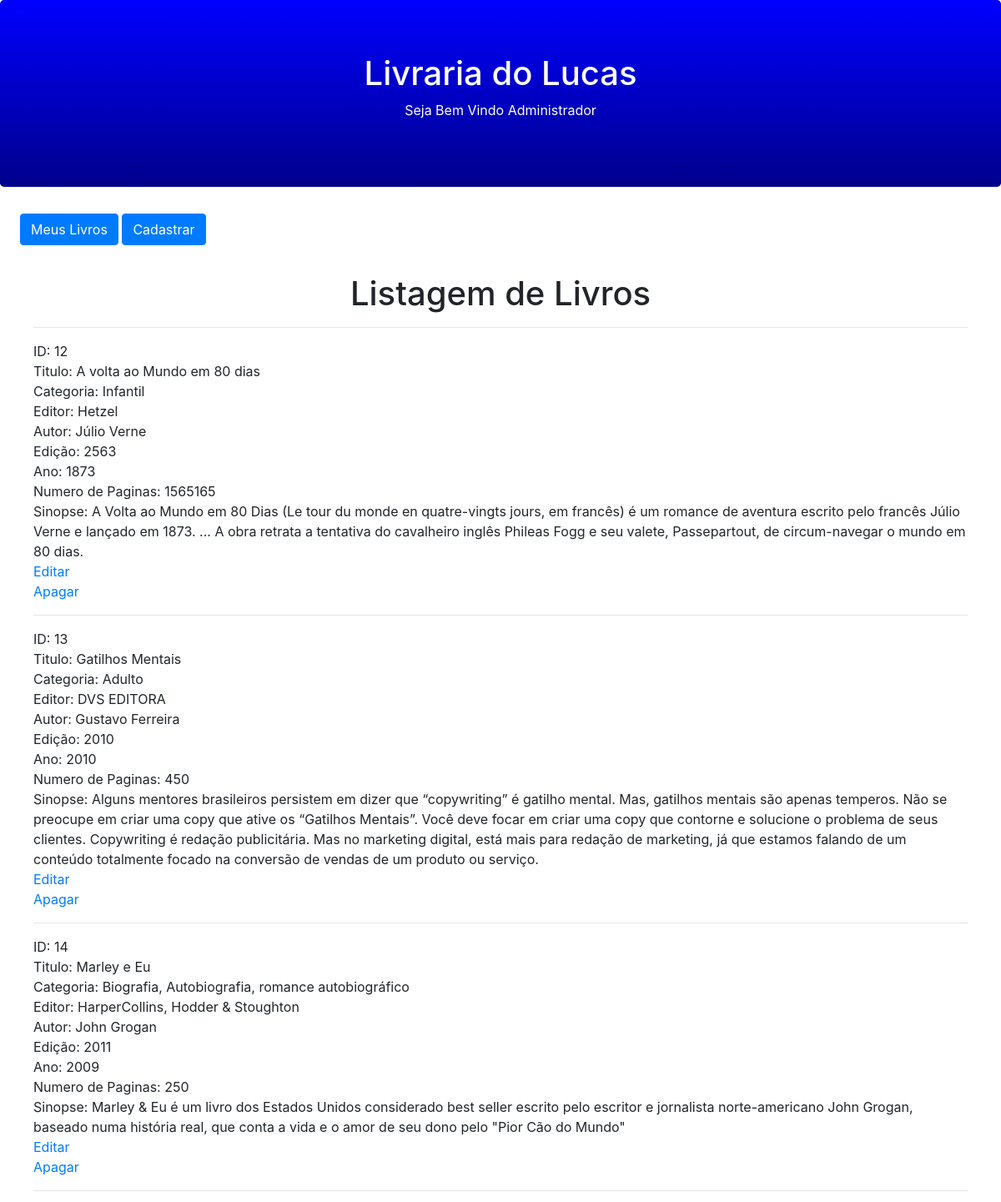
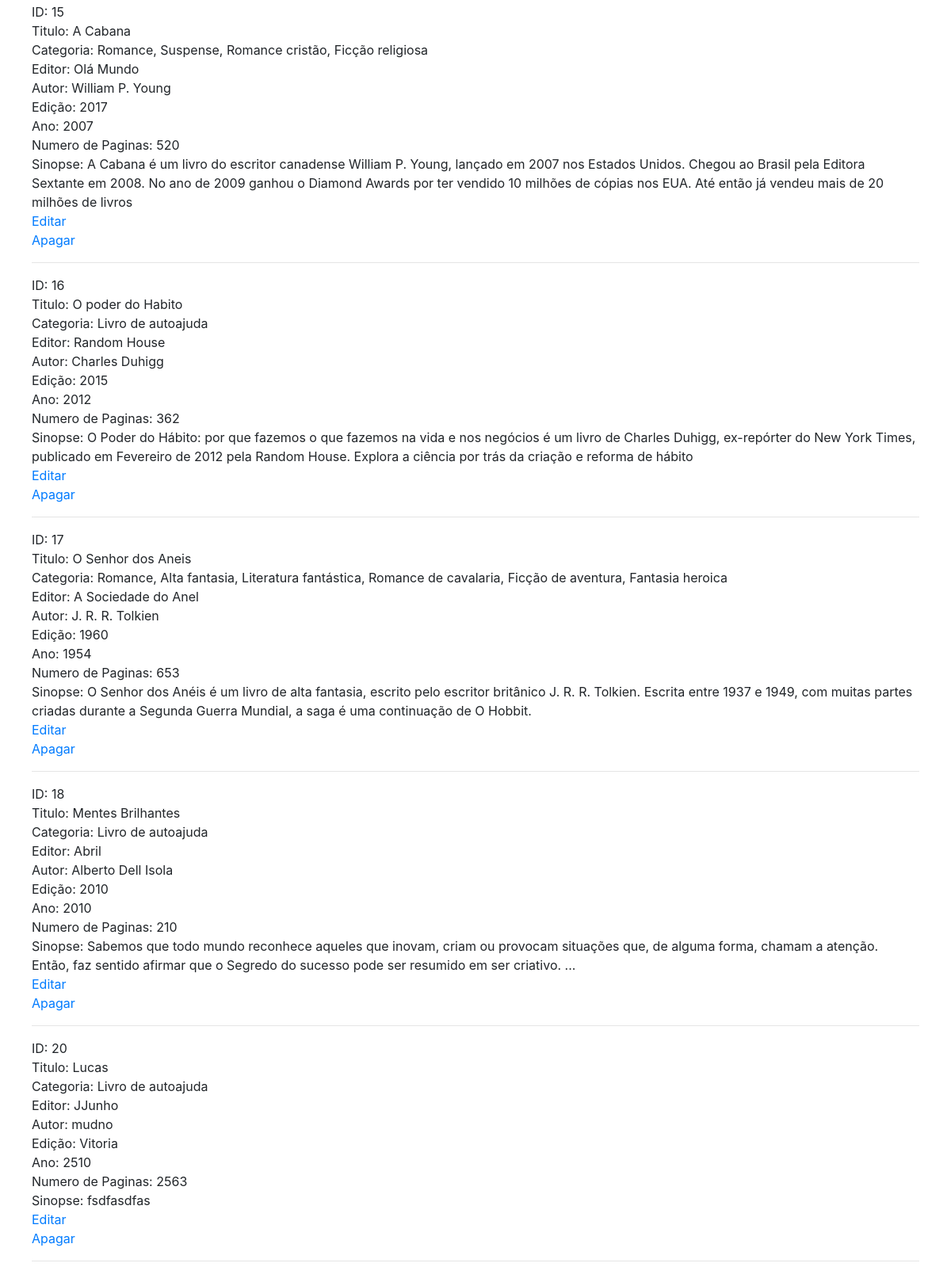
Page /livros2.php on the committed database (2 pictures, top to bottom).
### tables this page shows
CREATE TABLE `livraria` (
  `id` int(11) NOT NULL,
  `titulo` varchar(220) NOT NULL,
  `categoria` varchar(220) NOT NULL,
  `sinopse` varchar(1000) NOT NULL,
  `editora` varchar(100) NOT NULL,
  `autor` varchar(100) NOT NULL,
  `edicao` varchar(100) NOT NULL,
  `ano` varchar(100) NOT NULL,
  `num_paginas` varchar(100) NOT NULL,
  `imagem` varchar(100) NOT NULL,
  `created` datetime NOT NULL,
  `modified` datetime DEFAULT NULL
);

### livros2.php (the view, shortened to what this page needs)
<?php
include_once("conexao.php");
?>
<!DOCTYPE html>
<html lang="pt-br">
<head>
        <link rel="stylesheet" href="https://maxcdn.bootstrapcdn.com/bootstrap/4.1.3/css/bootstrap.min.css">
        <div class="jumbotron header text-center">
            <h1>Livraria do Lucas</h1>
            <p>Seja Bem Vindo Administrador</p>
        </div>
        <div id="menu text-center">
            <ul class="nav ml-4">
                <li class="nav-item">
                <a href="index.php" class="btn btn-primary" role="button">Meus Livros</a>
                <a href="cadastro.php" class="btn btn-primary" role="button">Cadastrar</a>
                </li>
            </ul>
        </div>
        <br>
    </head>
	<body>
        <div class="container theme-showcase" role="main">
        <div class="page-header">
				<center><h1>Listagem de Livros</h1></center>
                <hr>
			</div>
			<?php
			$pagina_atual = filter_input(INPUT_GET,'pagina', FILTER_SANITIZE_NUMBER_INT);
			$pagina = (!empty($pagina_atual)) ? $pagina_atual : 1;
			$qnt_result_pg = 30;
			$inicio = ($qnt_result_pg * $pagina) - $qnt_result_pg;
			$result_livros = "SELECT * FROM livraria LIMIT $inicio, $qnt_result_pg";
			$resultado_livros = mysqli_query($conn, $result_livros);
			while($row_livros = mysqli_fetch_assoc($resultado_livros)){
				echo "ID: " . $row_livros['id'] . "<br>";
                echo "Titulo: " . $row_livros['titulo'] . "<br>";
                echo "Categoria: " . $row_livros['categoria'] . "<br>";
                echo "Editor: " . $row_livros['editora'] . "<br>";
                echo "Autor: " . $row_livros['autor'] . "<br>";
                echo "Edição: " . $row_livros['edicao'] . "<br>";
                echo "Ano: " . $row_livros['ano'] . "<br>";
                echo "Numero de Paginas: " . $row_livros['num_paginas'] . "<br>";
				echo "Sinopse: " . $row_livros['sinopse'] . "<br>";
				echo "<a href='edit_livro.php?id=" . $row_livros['id'] . "'>Editar</a><br>";
				echo "<a href='proc_apagar_usuario.php?id=" . $row_livros['id'] . "' data-confirm='Tem certeza de que deseja excluir o item selecionado?'>Apagar</a><br><hr>";
            }
		?>
		</div>
	</body>
</html>

### livros2.php (style rules this page uses)
.jumbotron.header { background-color: blue; color: white; background-image: linear-gradient(blue, #00008B); }
div.container { padding: 10px; }

### rows in the picture
livraria: id "12", titulo "A volta ao Mundo em 80 dias", categoria "Infantil", editora "Hetzel", autor "Júlio Verne", edicao "2563", ano "1873", num_paginas "1565165", sinopse "A Volta ao Mundo em 80 Dias (Le tour du monde en quatre-vingts jours, em francês) é um romance de aventura escrito pelo francês Júlio Verne e lançado em 1873. ... A obra retrata a tentativa do cavalheiro inglês Phileas Fogg e seu valete, Passepartout, de circum-navegar o mundo em 80 dias."
livraria: id "13", titulo "Gatilhos Mentais", categoria "Adulto", editora "DVS EDITORA", autor "Gustavo Ferreira", edicao "2010", ano "2010", num_paginas "450", sinopse "Alguns mentores brasileiros persistem em dizer que “copywriting” é gatilho mental. Mas, gatilhos mentais são apenas temperos. Não se preocupe em criar uma copy que ative os “Gatilhos Mentais”. Você deve focar em criar uma copy que contorne e solucione o problema de seus clientes. Copywriting é redação publicitária. Mas no marketing digital, está mais para redação de marketing, já que estamos falando de um conteúdo totalmente focado na conversão de vendas de um produto ou serviço."
livraria: id "14", titulo "Marley e Eu", categoria "Biografia, Autobiografia, romance autobiográfico", editora "HarperCollins, Hodder & Stoughton", autor "John Grogan", edicao "2011", ano "2009", num_paginas "250", sinopse "Marley & Eu é um livro dos Estados Unidos considerado best seller escrito pelo escritor e jornalista norte-americano John Grogan, baseado numa história real, que conta a vida e o amor de seu dono pelo \"Pior Cão do Mundo\""
livraria: id "15", titulo "A Cabana", categoria "Romance, Suspense, Romance cristão, Ficção religiosa", editora "Olá Mundo", autor "William P. Young", edicao "2017", ano "2007", num_paginas "520", sinopse "A Cabana é um livro do escritor canadense William P. Young, lançado em 2007 nos Estados Unidos. Chegou ao Brasil pela Editora Sextante em 2008. No ano de 2009 ganhou o Diamond Awards por ter vendido 10 milhões de cópias nos EUA. Até então já vendeu mais de 20 milhões de livros"
livraria: id "16", titulo "O poder do Habito", categoria "Livro de autoajuda", editora "Random House", autor "Charles Duhigg", edicao "2015", ano "2012", num_paginas "362", sinopse "O Poder do Hábito: por que fazemos o que fazemos na vida e nos negócios é um livro de Charles Duhigg, ex-repórter do New York Times, publicado em Fevereiro de 2012 pela Random House. Explora a ciência por trás da criação e reforma de hábito"
livraria: id "17", titulo "O Senhor dos Aneis", categoria "Romance, Alta fantasia, Literatura fantástica, Romance de cavalaria, Ficção de aventura, Fantasia heroica", editora "A Sociedade do Anel", autor "J. R. R. Tolkien", edicao "1960", ano "1954", num_paginas "653", sinopse "O Senhor dos Anéis é um livro de alta fantasia, escrito pelo escritor britânico J. R. R. Tolkien. Escrita entre 1937 e 1949, com muitas partes criadas durante a Segunda Guerra Mundial, a saga é uma continuação de O Hobbit."
livraria: id "18", titulo "Mentes Brilhantes", categoria "Livro de autoajuda", editora "Abril", autor "Alberto Dell Isola", edicao "2010", ano "2010", num_paginas "210", sinopse "Sabemos que todo mundo reconhece aqueles que inovam, criam ou provocam situações que, de alguma forma, chamam a atenção. Então, faz sentido afirmar que o Segredo do sucesso pode ser resumido em ser criativo. ..."
livraria: id "20", titulo "Lucas", categoria "Livro de autoajuda", editora "JJunho", autor "mudno", edicao "Vitoria", ano "2510", num_paginas "2563", sinopse "fsdfasdfas"
